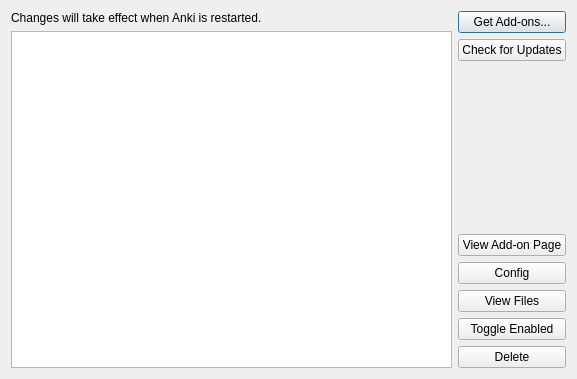
<?xml version="1.0" encoding="UTF-8"?>
<ui version="4.0">
 <class>Dialog</class>
 <widget class="QDialog" name="Dialog">
  <property name="windowModality">
   <enum>Qt::ApplicationModal</enum>
  </property>
  <property name="geometry">
   <rect>
    <x>0</x>
    <y>0</y>
    <width>577</width>
    <height>379</height>
   </rect>
  </property>
  <property name="windowTitle">
   <string>Add-ons</string>
  </property>
  <property name="modal">
   <bool>true</bool>
  </property>
  <layout class="QHBoxLayout" name="horizontalLayout">
   <item>
    <layout class="QVBoxLayout" name="verticalLayout_2">
     <item>
      <widget class="QLabel" name="label">
       <property name="text">
        <string>Changes will take effect when Anki is restarted.</string>
       </property>
      </widget>
     </item>
     <item>
      <widget class="QListWidget" name="addonList">
       <property name="selectionMode">
        <enum>QAbstractItemView::ContiguousSelection</enum>
       </property>
      </widget>
     </item>
    </layout>
   </item>
   <item>
    <layout class="QVBoxLayout" name="verticalLayout">
     <item>
      <widget class="QPushButton" name="getAddons">
       <property name="text">
        <string>Get Add-ons...</string>
       </property>
      </widget>
     </item>
     <item>
      <widget class="QPushButton" name="checkForUpdates">
       <property name="text">
        <string>Check for Updates</string>
       </property>
      </widget>
     </item>
     <item>
      <spacer name="verticalSpacer">
       <property name="orientation">
        <enum>Qt::Vertical</enum>
       </property>
       <property name="sizeHint" stdset="0">
        <size>
         <width>20</width>
         <height>40</height>
        </size>
       </property>
      </spacer>
     </item>
     <item>
      <widget class="QPushButton" name="viewPage">
       <property name="text">
        <string>View Add-on Page</string>
       </property>
      </widget>
     </item>
     <item>
      <widget class="QPushButton" name="config">
       <property name="text">
        <string>Config</string>
       </property>
      </widget>
     </item>
     <item>
      <widget class="QPushButton" name="viewFiles">
       <property name="text">
        <string>View Files</string>
       </property>
      </widget>
     </item>
     <item>
      <widget class="QPushButton" name="toggleEnabled">
       <property name="text">
        <string>Toggle Enabled</string>
       </property>
      </widget>
     </item>
     <item>
      <widget class="QPushButton" name="delete_2">
       <property name="text">
        <string>Delete</string>
       </property>
      </widget>
     </item>
    </layout>
   </item>
  </layout>
 </widget>
 <resources/>
 <connections/>
</ui>
